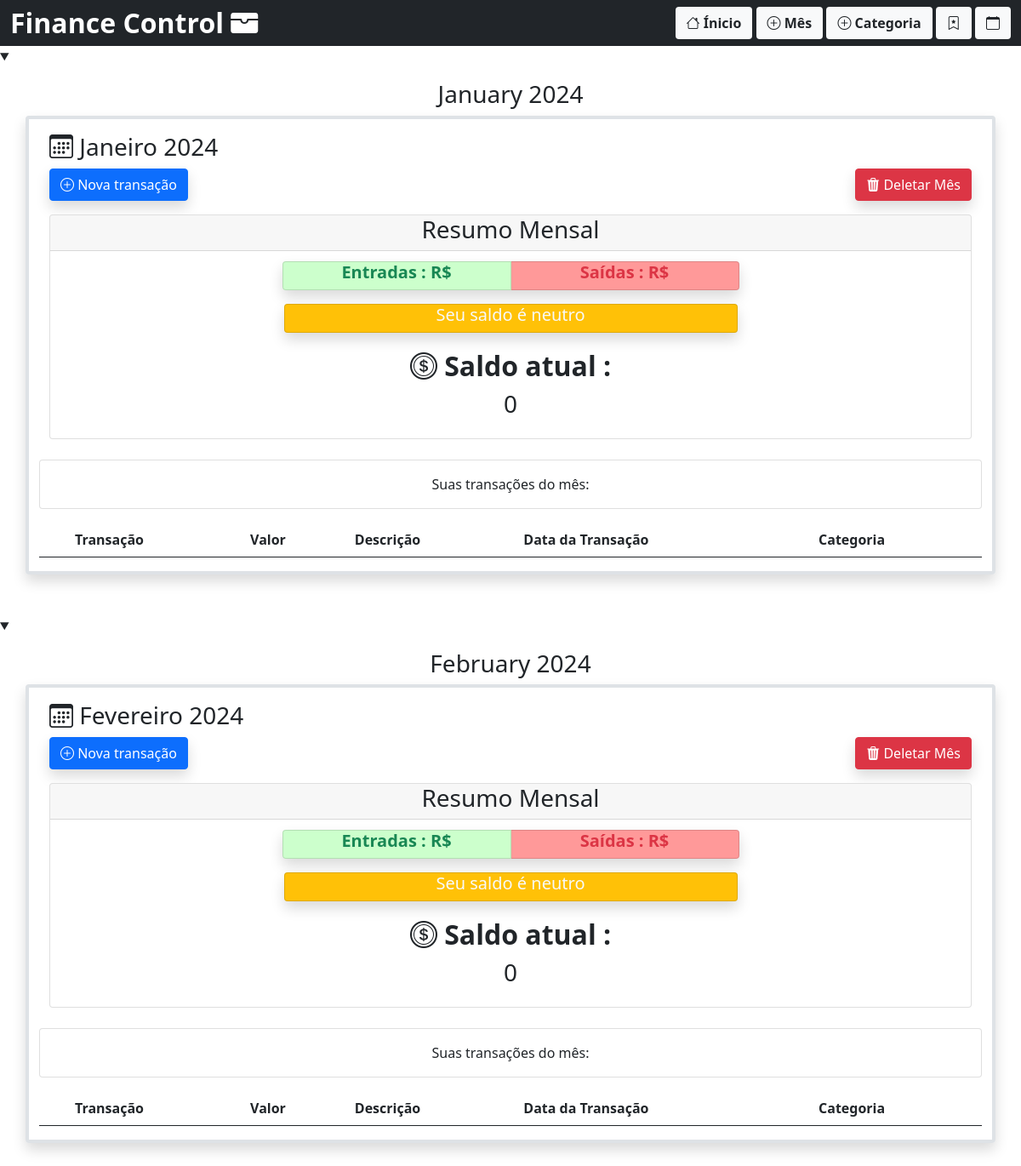
The page / on the database its author committed.
### tables this page shows
CREATE TABLE
  IF NOT EXISTS `Month` (
    `id` INT PRIMARY KEY AUTO_INCREMENT,
    `name` ENUM (
      'January',
      'February',
      'March',
      'April',
      'May',
      'June',
      'July',
      'August',
      'September',
      'October',
      'November',
      'December'
    ) NOT NULL,
    `year` INT (4) UNSIGNED NOT NULL
  );

### constantes.php (called while the page is built, shortened)
<?php
$months = [
    'January' => 'Janeiro',
    'February' => 'Fevereiro',
    'March' => 'Março',
    'April' => 'Abril',
    'May' => 'Maio',
    'June' => 'Junho',
    'July' => 'Julho',
    'August' => 'Agosto',
    'September' => 'Setembro',
    'October' => 'Outubro',
    'November' => 'Novembro',
    'December' => 'Dezembro'
];
?>

### index.php (the view, shortened to what this page needs)
<?php
require_once("conexao.php");
require_once("constantes.php");
$sql_meses = "SELECT id, name, year FROM month";
$meses = mysqli_query($conn, $sql_meses);
?>
<!DOCTYPE html>
<html lang="en">
<head>
    <link rel="stylesheet"
        href="https://cdn.jsdelivr.net/npm/bootstrap-icons@1.11.3/font/bootstrap-icons.min.css">
    <link
        href="https://cdn.jsdelivr.net/npm/bootstrap@5.0.2/dist/css/bootstrap.min.css"
        rel="stylesheet"
>
</head>
<nav class="navbar navbar-expand-lg bg-dark text-white">
    <div class="container-fluid d-flex align-items-center">
        <h2 class="mb-0 fw-bold">
            Finance Control
            <i class="bi bi-wallet-fill"></i>
        </h2>
        <div>
            <a class="btn bg-light fw-bold" href="index.php"><i
                    class="bi bi-house"></i> Ínicio</a>
            <a class="btn bg-light fw-bold" href="add_mes.php"><i
                    class="bi bi-plus-circle"></i> Mês</a>
            <a class="btn bg-light fw-bold  " href="add_cat.php"><i
                    class="bi bi-plus-circle"></i> Categoria</a>
            <a class="btn bg-light fw-bold" href="crud_cat.php"><i
                    class="bi bi-bookmark-star"></i></a>
            <a class="btn bg-light fw-bold" href="crud_mes.php"><i
                    class="bi bi-calendar"></i></a>
        </div>
    </div>
</nav>
<body>
    <?php foreach ($meses as $mes): ?>
        <?php
        $mes_id = $mes['id'];
        $sql_entrada = "SELECT SUM(value) AS total FROM transaction WHERE type = 'input' AND month_id='$mes_id'";
        $entrada = $conn->query($sql_entrada);
        $input = $entrada->fetch_assoc();
        $sql_saida = "SELECT SUM(value) AS total FROM transaction WHERE type = 'output' AND month_id='$mes_id'";
        $saida = $conn->query($sql_saida);
        $output = $saida->fetch_assoc();
        ?>
        <details open>
            <summary>
                <h3 class="mt-3 text-center">
                    <?php echo $mes['name'] . " " . $mes['year']; ?>
                </h3>
            </summary>
            <div class="container border border-4 rounded-2 mb-5 shadow rounded">
                <div class="container">
                    <h3 class="mt-3"><i class="bi bi-calendar3"></i>
                        <?php echo $months[$mes['name']] . " " . $mes['year']; ?>
                    </h3>
                    <a href="create_transacao.php?mes_id=<?= $mes['id'] ?>"
                        class="btn btn-primary shadow rounded"><i
                            class="bi bi-plus-circle"></i> Nova transação</a>
                    <form action="acoes.php" method="POST" class="float-end">
                        <button
                            onclick="return confirm('Tem certeza que deseja excluir este mês?')"
                            name="delete_mes" class="btn btn-danger shadow rounded"
                            type="submit" value="<?= $mes['id'] ?>"><i
                                class="bi bi-trash3-fill"></i> Deletar Mês</button>
                    </form>
                    <div class="card mt-3 mb-4 ">
                        <div class="card-header text-center fw-bold fs-4 p-0 ">
                            <h3>Resumo Mensal</h3>
                        </div>
                        <div
                            class="card-body fw-4 p-1  d-flex justify-content-center align-items-center">
                            <div class="card-group mt-2 mb-1 w-50 shadow rounded">
                                <?php
                                $resultadoMes = ($input['total'] - $output['total']);
                                ?>
                                <div class="card text-center"
                                    style="background-color: rgb(204,255,204); ">
                                    <h5 class="text-success fw-bold">
                                        <?php echo "Entradas : R$ " . $input['total']; ?>
                                    </h5>
                                </div>
                                <div class="card text-center"
                                    style="background-color: rgb(255,153,153);">
                                    <h5 class="text-danger fw-bold">
                                        <?php echo "Saídas : R$ " . $output['total']; ?>
                                    </h5>
                                </div>
                            </div>
                        </div>
                        <?php
                        if ($resultadoMes < 0): ?>
                            <div
                                class="card-group mt-1 text-center p-1 col-12 col-md-6 mx-auto text-center">
                                <div
                                    class="card bg-danger bg-opacity-10 text-light shadow rounded">
                                    <h5>
                                        Seu saldo é negativo
                                    </h5>
                                </div>
                            </div>
                        <?php elseif ($resultadoMes == 0): ?>
                            <div
                                class="card-group mt-1 text-center p-1 col-12 col-md-6 mx-auto text-center">
                                <div class="card bg-warning text-light shadow rounded">
                                    <h5>
                                        Seu saldo é neutro
                                    </h5>
                                </div>
                            </div>
                        <?php endif ?>
                        <div class="text-center mt-3 mb-3 ">
                            <h2 class="fw-bold"><i class="bi bi-coin"></i> Saldo
                                atual : </h2>
                            <h3><?php echo $resultadoMes ?></h3>
                        </div>
                    </div>
                </div>
                <div class="card mt-3 mb-3">
                    <div class="card-body text-center">
                        Suas transações do mês:
                    </div>
                </div>
                <table class="table table-striped-columns table-hover">
                    <thead>
                        <tr>
                            <th></th>
                            <th scope="col">Transação</th>
                            <th scope="col">Valor</th>
                            <th scope="col">Descrição</th>
                            <th scope="col">Data da Transação</th>
                            <th>Categoria</th>
                        </tr>
                    </thead>
                </table>
            </div>
        </details>
    <?php endforeach ?>
</body>
</html>

### rows shown on the page
month: name "January", year "2024", name "Janeiro", $mes['id'] 1 (drawn), resultadoMes "0"
month: name "February", year "2024", name "Fevereiro", $mes['id'] 2 (drawn), resultadoMes "0"
